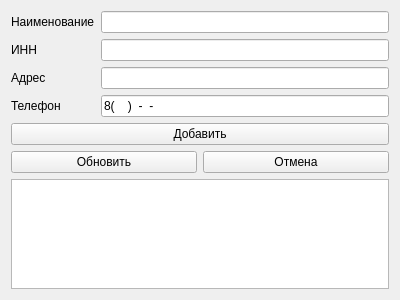
<?xml version="1.0" encoding="UTF-8"?>
<ui version="4.0">
 <class>Producers</class>
 <widget class="QWidget" name="Producers">
  <property name="geometry">
   <rect>
    <x>0</x>
    <y>0</y>
    <width>400</width>
    <height>300</height>
   </rect>
  </property>
  <property name="windowTitle">
   <string>Поставщики</string>
  </property>
  <layout class="QVBoxLayout" name="verticalLayout">
   <item>
    <layout class="QFormLayout" name="formLayout">
     <item row="0" column="0">
      <widget class="QLabel" name="labelItemName">
       <property name="text">
        <string>Наименование</string>
       </property>
      </widget>
     </item>
     <item row="0" column="1">
      <widget class="QLineEdit" name="lineEditItemName"/>
     </item>
     <item row="1" column="0">
      <widget class="QLabel" name="labelTin">
       <property name="text">
        <string>ИНН</string>
       </property>
      </widget>
     </item>
     <item row="1" column="1">
      <widget class="QLineEdit" name="lineEditItemTin">
       <property name="inputMask">
        <string>9999999999</string>
       </property>
      </widget>
     </item>
     <item row="2" column="0">
      <widget class="QLabel" name="labelItemAddress">
       <property name="text">
        <string>Адрес</string>
       </property>
      </widget>
     </item>
     <item row="2" column="1">
      <widget class="QLineEdit" name="lineEditItemAddress"/>
     </item>
     <item row="3" column="0">
      <widget class="QLabel" name="labelItemPhone">
       <property name="text">
        <string>Телефон</string>
       </property>
      </widget>
     </item>
     <item row="3" column="1">
      <widget class="QLineEdit" name="lineEditItemPhone">
       <property name="inputMask">
        <string>8(9999)99-99-99</string>
       </property>
      </widget>
     </item>
    </layout>
   </item>
   <item>
    <widget class="QPushButton" name="pushButtonItemInsert">
     <property name="text">
      <string>Добавить</string>
     </property>
    </widget>
   </item>
   <item>
    <layout class="QHBoxLayout" name="horizontalLayoutEditing">
     <item>
      <widget class="QPushButton" name="pushButtonItemUpdate">
       <property name="text">
        <string>Обновить</string>
       </property>
      </widget>
     </item>
     <item>
      <widget class="QPushButton" name="pushButtonItemUpdateCancel">
       <property name="text">
        <string>Отмена</string>
       </property>
      </widget>
     </item>
    </layout>
   </item>
   <item>
    <widget class="QTableView" name="tableView"/>
   </item>
  </layout>
 </widget>
 <resources/>
 <connections/>
</ui>
